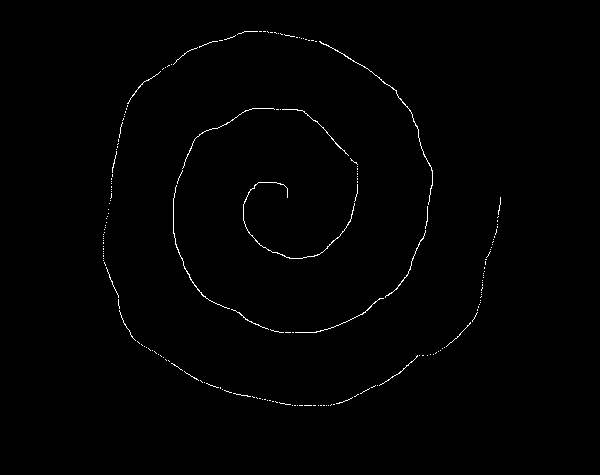
#> input picture CNN_Transfer_Learning/data/dom/domRdrawnR1674155735990wb.png, 600 x 475 px
$ jupyter execute --allow-errors Augmentation_assisted_transfer_learning_focus_on_our_dataset_07_03.ipynb   (shell and % lines are left out)
#> lines starting #> are read from the running program, lines starting #| are printed output that depends on the picture; after the words box and inside, x2 and y2 are one past the last pixel; in counts of white or black regions, pixels touching at a corner belong together
To run this, please go down a couple slots, go to the place where directories are made and image data are copied to the new directories. Then, please adjust the source directory for the image data to your local one, using the data set that came with this notebook.

[cell 1]
# A big chunk of the code was obtained from the following amazing Kaggle code, and tweaked!
# https://www.kaggle.com/code/prannayagupta/augmentation-assisted-transfer-learning/notebook

import random
import os
import shutil

import cv2
import numpy as np
import matplotlib.pyplot as plt

import tensorflow as tf
from tensorflow.keras.models import *
from tensorflow.keras.layers import *

# to display example images & reading image in using k-fold from sklearn
from PIL import Image

from torchvision.utils import make_grid

# for confusion matrix
from sklearn.metrics import confusion_matrix

[cell 2]
from google.colab import drive
drive.mount('/content/drive')

# TO RUN THIS NOTEBOOK, PLEASE ADJUST THE LINE BELOW TO POINT TO THE DATA FILE OF YOUR OWN
google_source_folder = "/content/drive/MyDrive/REX"

[cell 3]
# Setting up data by copying from google drive
data_folder = "data"
dom_nondom = ["dom", "nondom"]

if data_folder not in os.listdir():
  os.mkdir(data_folder)
  for fol in dom_nondom:
      os.mkdir(f"{data_folder}/{fol}")
else:
  print("Data already copied!")

#> (the rest of this cell did not finish here and is left out)

## Noise Addition

We use this increase the size of the dataset.

[cell 4]
# [37 lines left out: function apply_noise, not called in this run]

[cell 5]
# [15 lines left out: functions motionBlur, pixelate, not called in this run]

def normalBlur(img):
    return cv2.blur(img, (random.randint(7, 35), random.randint(7, 35)))

def darken(img):
    return img + random.randint(-50, -1)

def lighten(img):
    return img + random.randint(1, 50) #Have to control against value going over 250 if we are going to use it

def gauss(img):
    return apply_noise("gauss", img)

def speckle(img):
    return apply_noise("speckle", img)

We can apply those transformations to create new images in the respective folders.

[cell 6]
# Applying the transformation to create new images in the respective folders
from scipy import ndimage

# [20 lines left out: function create_images_with_noise_transformation, not called in this run]

def create_images_with_rotation_transformation(src : str, writeTo : str):
  """
  Creates images based on the original image obtained by reading the file at src,
  by applying rotation transformations, to be written into files at writeTo.

  :param str src: Path to the source image file.
  :param str writeTo: The directory to render the image into.
  """
#> called with src = 'data/dom/domRdrawnR1674155735990wb.png', writeTo = 'data/dom'
  img = cv2.imread(f"{src}")
#> img is the input picture: shape (475, 600, 3); 0.67% white in thin lines or dots, all inside (x1, y1, x2, y2) = (103, 31, 501, 406)
  for ext in ['.png', '.jpg']:
    if file.endswith(ext):
      starter = file.replace(ext, '')

      interval = 10 #interval of rotation in degrees
      for x in range(interval, 360, interval):
        cv2.imwrite(f"{writeTo}/{starter}_rotate{x}degree{ext}", ndimage.rotate(img, angle=x, reshape=False))
#> this loop made 2 passes
#> pass 1, in create_images_with_rotation_transformation, `cv2.imwrite(f"{writeTo}/{starter}_rotate{x}degree{ext}", ndimage.rotat..`:
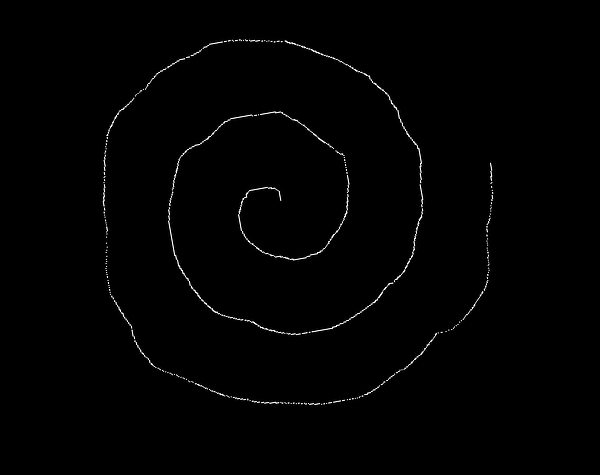
#> saved as domRdrawnR1674155735990wb_rotate10degree.png: shape (475, 600, 3); min 0, max 255, mean 2
#> pass 1, in create_images_with_rotation_transformation, `cv2.imwrite(f"{writeTo}/{starter}_rotate{x}degree{ext}", ndimage.rotat..`:
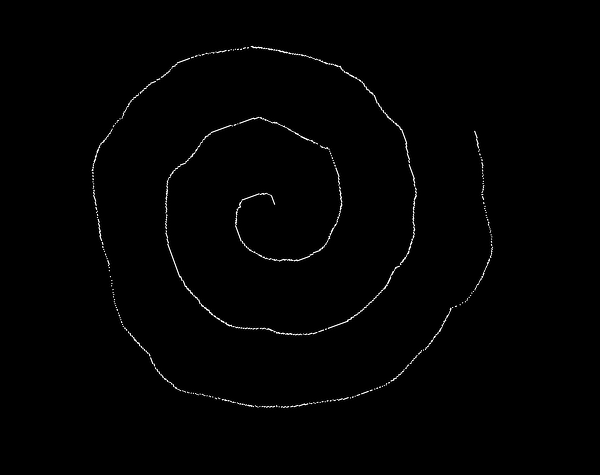
#> saved as domRdrawnR1674155735990wb_rotate20degree.png: shape (475, 600, 3); min 0, max 255, mean 2
#> pass 1, in create_images_with_rotation_transformation, `cv2.imwrite(f"{writeTo}/{starter}_rotate{x}degree{ext}", ndimage.rotat..`:
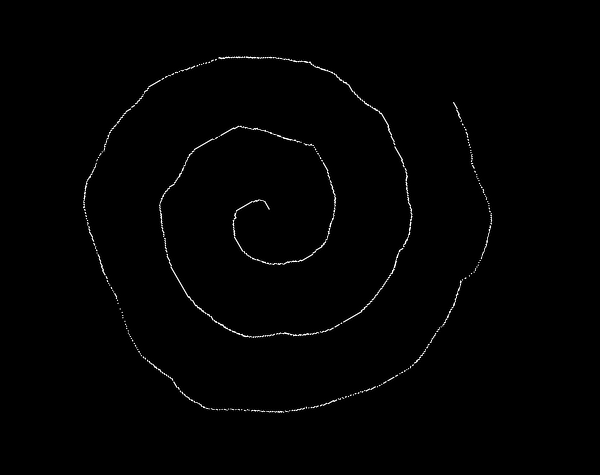
#> saved as domRdrawnR1674155735990wb_rotate30degree.png: shape (475, 600, 3); min 0, max 255, mean 2
#> pass 1, in create_images_with_rotation_transformation, `cv2.imwrite(f"{writeTo}/{starter}_rotate{x}degree{ext}", ndimage.rotat..`:
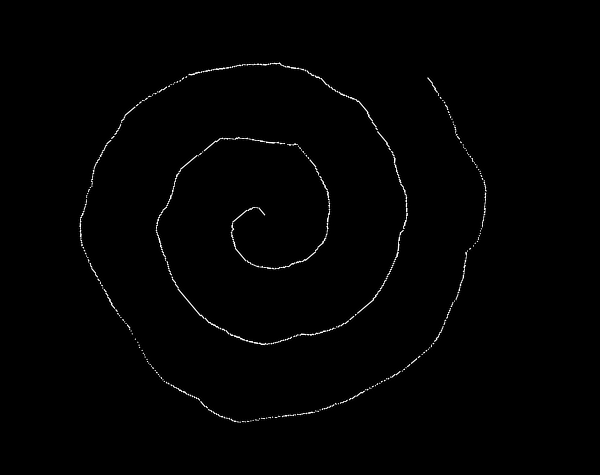
#> saved as domRdrawnR1674155735990wb_rotate40degree.png: shape (475, 600, 3); min 0, max 255, mean 2

for fol in dom_nondom:
  for file in os.listdir(f"{data_folder}/{fol}"):
    # making sure we don't make images for images already augmented once
    if "_" in file: continue

    # create_images_with_noise_transformation(src=f"{data_folder}/{fol}/{file}", writeTo=f"{data_folder}/{fol}")
    create_images_with_rotation_transformation(src=f"{data_folder}/{fol}/{file}", writeTo=f"{data_folder}/{fol}")

[cell 7]
# Some quick code to store the resulting imageset into datasets, if need be
STORE_CURRENT_IMAGES_AS_DATASET = False
if STORE_CURRENT_IMAGES_AS_DATASET:
  all_dom_ds = tf.keras.utils.image_dataset_from_directory(
          f"{data_folder}/dom",
          labels=None,
          color_mode='rgb',
          batch_size=None,
          interpolation='bilinear'
          )
  all_nondom_ds = tf.keras.utils.image_dataset_from_directory(
          f"{data_folder}/nondom",
          labels=None,
          color_mode='rgb',
          batch_size=None,
          interpolation='bilinear'
          )

  all_dom_ds.save("all_dominant_hand_data")
  all_nondom_ds.save("all_non_dominant_hand_data")

Once we've got the new images, we can create datasets out of their directories using image_dataset_from_directory.

[cell 8]
"""
New flow:
1) two folders holding two sets of images, one for dominant and other for non dominant <- DONE AT THIS POINT!
2) we augment them by producing the new images <- DONE AT THIS POINT!
3) shuffle the whole folder
4) allocate 80% of non-dom in train & test, and 20% in validation (or whatever ratio we like)
5) allocate the same number of validation images for dom, then allocate the rest into train & test
6) split the train & test dataset into k, such that we can perform k-fold cross-validation on them.
"""

def obtain_dataset_split_into_k_traintest_and_val(
    k : int,
    dir : str = None,
    dom_dataset_path : str = None,
    non_dom_dataset_path : str = None,
    seed : int = 123,
    batch_size : int = 8,
    val_ratio : float = 0.2
    ):
  """
  Returns a dataset split into k equal train-test datasets to use for k-fold cross validation,
  as well as a validation dataset to judge performance at the end.

  The data is obtained either from:
  - dir if it is not None.
  dir should hold both 'dom' and 'nondom' subdirectories which hold the corresponding images.
  - dom_dataset_path & non_dom_dataset_path if dir is None.
  They are paths to the corresponding dataset objects to be loaded.
  If either of the two don't work correctly, an error is raised.

  Returns a tuple of ((k equally size datasets), validation_datset).
  The result is shuffled based on the given seed / randomly if seed is None.

  If k = 1, returns a tuple holding ((train, test), validation_dataset) where train/test
  datasets are obtained by dividing the dataset after isolating the validation dataset into
  VANILLA_TRAIN_RATIO / VANILLA_TEST_RATIO, as defined in this function body.

  :param str dir: The directory holding two subfolders 'dom' and 'nondom' holding the images.
  :param str dom_dataset: The path to the dominant image dataset. Checked if dir is None.
  :param str non_dom_dataset: The path to the non-dominant image dataset. Checked if dir is None.
  :param int k: The number of datasets into which we split the train-test part.
   If k = 1, returns ((train, test), validation) where train/test datasets are
   VANILLA_TRAIN_RATIO : VANILLA_TEST_RATIO in ratio as defined in this function body.
  :param int seed: The seed for shuffling the datasets when they are created.
  :param int batch_size: The size of batches of data in the datasets, if specified.
  :param float val_ratio: The ratio of the dataset that is put into the validation dataset.
  (1 - val_ratio) will be put into the train/test dataset and split into k.
  """
  if dir == None and (dom_dataset_path == None or non_dom_dataset_path == None):
    raise Exception("One of dir, or dom_dataset & non_dom_dataset have to be valid entries!")

  if 0 > val_ratio or val_ratio > 1:
    raise Exception("val_ratio is set to an invalid value; please set it between 0 and 1!")
  train_test_ratio = 1 - val_ratio

  INPUT_SIZE = (224, 224)
  DOM_LABEL = 0
  NONDOM_LABEL = (1 - DOM_LABEL)
  SHUFFLE_BFS = 1000
  # ratio to split the dataset after validation set is isolated when k = 1
  VANILLA_TRAIN_RATIO = 0.75; VANILLA_TEST_RATIO = (1 - VANILLA_TRAIN_RATIO)

  # white on black image datasets with rgb color mode; since models have been trained on ImageNet
  # which has RGB images, we don't benefit for converting images into greyscale

  # NONDOMINANT IMAGES
  # first read all nondom images into a dataset
  if dir != None:
    all_nondom_ds = tf.keras.utils.image_dataset_from_directory(
        f"{dir}/nondom",
        labels=None,
        color_mode='rgb',
        batch_size=1, #will batch further later
        image_size=INPUT_SIZE,
        shuffle=True,
        seed=seed,
        interpolation='bilinear'
    # for some reason, by adding an additional batch dimension, we can prevent each image
    # in the dataset from splitting into 224 individual arrays
    ).batch(1)

    # create a dataset of dom images
    all_dom_ds = tf.keras.utils.image_dataset_from_directory(
        f"{dir}/dom",
        labels=None,
        color_mode='rgb',
        batch_size=1, #will batch further later
        image_size=INPUT_SIZE,
        shuffle=True,
        seed=seed,
        interpolation='bilinear'
    # for some reason, by adding an additional batch dimension, we can prevent each image
    # in the dataset from splitting into 224 individual arrays
    ).batch(1)

  else:
    all_nondom_ds = tf.data.Dataset.load(
        non_dom_dataset_path
      ).batch(
        1
      ).map(
        lambda img : tf.image.resize(img, size=INPUT_SIZE, method=tf.image.ResizeMethod.BILINEAR)
      ).shuffle(buffer_size=SHUFFLE_BFS, seed=seed).batch(1)

    all_dom_ds = tf.data.Dataset.load(
        dom_dataset_path
      ).batch(
        1
      ).map(
        lambda img : tf.image.resize(img, size=INPUT_SIZE, method=tf.image.ResizeMethod.BILINEAR)
      ).shuffle(buffer_size=SHUFFLE_BFS, seed=seed).batch(1)

  all_nondom_size = int(all_nondom_ds.cardinality().numpy())
  train_test_nondom_size = int(all_nondom_size * train_test_ratio)
  val_nondom_size = all_nondom_size - train_test_nondom_size

  # then split this into train & test set and val set with specified ratio
  train_test_nondom_ds, val_nondom_ds = tf.keras.utils.split_dataset(
      all_nondom_ds, left_size=train_test_nondom_size
  )

  # add labels to each data
  train_test_nondom_ds = train_test_nondom_ds.map(lambda img : (tf.squeeze(img, axis=0), NONDOM_LABEL))
  val_nondom_ds        =        val_nondom_ds.map(lambda img : (tf.squeeze(img, axis=0), NONDOM_LABEL))

  # DOMINANT IMAGES
  # split it such that there are the same number of train&test and val data as nondom
  train_test_dom_ds, val_dom_ds = tf.keras.utils.split_dataset(
      all_dom_ds, right_size=val_nondom_size
  )

  # add labels to each data
  train_test_dom_ds = train_test_dom_ds.map(lambda img : (tf.squeeze(img, axis=0), DOM_LABEL))
  val_dom_ds        =        val_dom_ds.map(lambda img : (tf.squeeze(img, axis=0), DOM_LABEL))

  # split the train_test datasets for each class into k (mostly) equal parts
  train_test_dom_size = int(train_test_dom_ds.cardinality().numpy())
  dom_single_ds_size, nondom_single_ds_size = train_test_dom_size // k, train_test_nondom_size // k

  dom_rest_to_split, nondom_rest_to_split = train_test_dom_ds, train_test_nondom_ds
  k_ds = []

  # if k = 1, simply split the remaining dataset into the VANILLA_TRAIN/TEST_RATIO
  if k == 1:
    dom_train_ds, dom_test_ds = tf.keras.utils.split_dataset(
        dom_rest_to_split, left_size=int(dom_single_ds_size * VANILLA_TRAIN_RATIO)
        )
    nondom_train_ds, nondom_test_ds = tf.keras.utils.split_dataset(
        nondom_rest_to_split, left_size=int(nondom_single_ds_size * VANILLA_TRAIN_RATIO)
        )
    # merge & shuffle & rebatch the dom/nondom ds to create a single ds
    train_ds = dom_train_ds.concatenate(nondom_train_ds).shuffle(buffer_size=SHUFFLE_BFS, seed=seed).batch(batch_size)
    test_ds  =  dom_test_ds.concatenate(nondom_test_ds ).shuffle(buffer_size=SHUFFLE_BFS, seed=seed).batch(batch_size)
    k_ds.append((train_ds, test_ds))

  # otherwise do the split normally
  else:
    for i in range(k - 1):
      new_dom_ds, dom_rest_to_split = tf.keras.utils.split_dataset(
          dom_rest_to_split, left_size=dom_single_ds_size
          )
      new_nondom_ds, nondom_rest_to_split = tf.keras.utils.split_dataset(
          nondom_rest_to_split, left_size=nondom_single_ds_size
      )
      # merge & shuffle & rebatch the dom/nondom ds to create a single ds for each split
      new_ds = new_dom_ds.concatenate(new_nondom_ds).shuffle(buffer_size=SHUFFLE_BFS, seed=seed).batch(batch_size)
      k_ds.append(new_ds)
      # if we reach the end of iteration, the 'rest' dataset are included into the dataset
      if i == (k - 2):
        last_ds = dom_rest_to_split.concatenate(nondom_rest_to_split).shuffle(buffer_size=SHUFFLE_BFS, seed=seed).batch(batch_size)
        k_ds.append(last_ds)

  # finally, merge & shuffle val dataset to create the final dataset
  val_ds = val_dom_ds.concatenate(val_nondom_ds).shuffle(buffer_size=SHUFFLE_BFS, seed=seed).batch(batch_size)

  return tuple(k_ds), val_ds


# [37 lines left out: function get_k_train_test_datasets, not called in this run]

[cell 9]
# """
# TRYING TO IMPLEMENT IT BUT THEN ITS SO HARD AND TEDIOUS AND FEELS UNNEEDED THAT I MIGHT JUST LEAVE IT UNTIL THE END
# Realized that they have an scikit-learn implementation of stratified k-fold - exactly what I needed.
# Use it to ensure that my code didn't have any bugs in it.
# """
# from sklearn.model_selection import StratifiedKFold
# from numpy.random import default_rng

# def obtain_dataset_split_into_k_traintest_and_val_using_sklearn(
#     k : int,
#     seed : int = 123,
#     batch_size : int = 8,
#     val_ratio : float = 0.2
#     ):
#   """
#   Uses scikit-learn's stratified k fold functionality internally!!!

#   Returns k pairs of (train, test) datasets created to use for k-fold cross validation,
#   as well as a validation dataset to judge performance at the end.
#   Returns a tuple of ((train, test) * k, validation_datset).
#   The result is shuffled based on the given seed / randomly if seed is None.

#   :param int k: The number of datasets into which we split the train-test part.
#   :param int seed: The seed for shuffling the datasets when they are created.
#   :param int batch_size: The size of batches of data in the datasets, if specified.
#   :param float val_ratio: The ratio of the dataset that is put into the validation dataset.
#   (1 - val_ratio) will be put into the train/test dataset and split into k.
#   """
#   INPUT_SIZE = (224, 224)
#   DOM_LABEL = 0
#   NONDOM_LABEL = (1 - DOM_LABEL)

#   if 0 > val_ratio or val_ratio > 1:
#     raise Exception("val_ratio is set to an invalid value; please set it between 0 and 1!")
#   train_test_ratio = 1 - val_ratio

#   # white on black image datasets with rgb color mode; since models have been trained on ImageNet
#   # which has RGB images, we don't benefit for converting images into greyscale

#   # we read images in the two directories, building an array of images for each class
#   dom_image_array, non_dom_image_array = [], []

#   for dir in ["dom", "nondom"]:
#     dir_path = f"{data_folder}/{dir}"
#     for f in os.listdir(dir_path):
#       img = tf.keras.preprocessing.image.load_img(dir_path + "/" + f)
#       img_data = tf.keras.preprocessing.image.img_to_array(img)
#       dom_image_array.append(img_data) if (dir == "dom") else non_dom_image_array.append(img_data)

#   dom_image_array, non_dom_image_array = np.asarray(dom_image_array), np.asarray(non_dom_image_array)
#   print("dom_image_array size: ", np.size(dom_image_array, axis=0))
#   print("non_dom_image_array size: ", np.size(non_dom_image_array, axis=0))

#   # First isolate the validation set
#   rng = default_rng(seed)
#   dom_size, non_dom_size = np.size(dom_image_array, axis=0), np.size(non_dom_image_array, axis=0)
#   dom_val_size, non_dom_val_size = int(val_ratio * dom_size), int(val_ratio * non_dom_size)
#   print("dom_val_size, non_dom_val_size: ", dom_val_size, non_dom_val_size)
#   # sample indices without replacement
#   dom_val_indices     = rng.choice(dom_size,     size=dom_val_size     ,replace=False, shuffle=False)
#   non_dom_val_indices = rng.choice(non_dom_size, size=non_dom_val_size ,replace=False, shuffle=False)
#   print("dom_val_indices, non_dom_val_indices: ", dom_val_indices, non_dom_val_indices)
#   # isolate image data based on sampled indices
#   dom_val_imgs, non_dom_val_imgs = np.take(dom_image_array, dom_val_indices), np.take(non_dom_image_array, non_dom_val_indices)
#   print("dom_val_imgs, non_dom_val_imgs sizes: ", np.size(dom_val_imgs, axis=0), np.size(non_dom_val_imgs, axis=0))
#   dom_rest_imgs, non_dom_rest_imgs = np.delete(dom_image_array, dom_val_indices), np.delete(non_dom_image_array, non_dom_val_indices)
#   print("dom_rest_imgs, non_dom_rest_imgs sizes: ", np.size(dom_rest_imgs, axis=0), np.size(non_dom_rest_imgs, axis=0))
#   # create appropriate labels
#   dom_val_lbls, non_dom_lbls = np.full(shape=dom_val_size, fill_value=DOM_LABEL), np.full(shape=non_dom_val_size, fill_value=NON_DOM_LABEL)
#   print("dom_val_lbls, non_dom_lbls: ", dom_val_lbls, non_dom_lbls)
#   # create the validation dataset
#   val_imgs, val_lbls = np.concatenate(dom_val_imgs, non_dom_val_imgs), np.concatenate(dom_val_lbls, non_dom_lbls)
#   val_ds = tf.data.Dataset.from_tensor_slices((val_imgs, val_lbls)).shuffle(buffer_size=1000, seed=seed).batch(batch_size)

#   # # Then we use stratified k fold to get indices of split, generate train & test datasets
#   # # and merge & return them
#   # train_test_datasets = []
#   # skf = StratifiedKFold(n_splits=k, shuffle=True, random_state=seed)
#   # for _ in range(k):
#   #   train_idx, test_idx = skf.split(
#   #       np.zeros(label_array.size), #place holder to get indices
#   #       label_array
#   #       )
#   #   # get the images & labels using the indices obtained
#   #   train_img_np, test_img_np = np.take(image_array, train_idx), np.take(image_array, test_idx)
#   #   train_lbl_np, test_lbl_np = np.take(label_array, train_idx), np.take(label_array, test_idx)
#   #   # create the train & test datasets using those
#   #   train_ds = tf.data.Dataset.from_tensor_slices((train_img_np, train_lbl_np)).batch(batch_size)
#   #   test_ds  = tf.data.Dataset.from_tensor_slices(( test_img_np,  test_lbl_np)).batch(batch_size)
#   #   train_test_datasets.append((train_ds, test_ds))

#   # return tuple(train_test_datasets), val_ds

[cell 10]
# [32 lines of commented-out code are left out]

[cell 11]
# function that takes a tensor of batch of images and display them!
# [20 lines left out: function show_image_grid, not called in this run]

[cell 12]
# [39 lines of commented-out code are left out]

[cell 13]
tf.get_logger().setLevel('INFO')
#> (this line was passed over: tensorflow is not available in this run)

import csv
import tensorflow.keras.backend as K
from tensorflow import keras
import os

class StoreModelHistory(keras.callbacks.Callback):
    def __init__(self, model_directory):
        super().__init__()
        self.model_directory = model_directory

    # [13 lines left out: function on_epoch_end, not called in this run]

[cell 14]
import matplotlib.pyplot as plt

# [63 lines left out: function train, not called in this run]

[cell 15]
# [72 lines left out: function k_fold_cross_validate, not called in this run]

[cell 16]
# TRIAL ADDITION OF A SELF-CREATED CONV NET
# [25 lines left out: function get_original_convnet, not called in this run]

[cell 17]
# Transfer Learning :)

models = (
    #(model name, function returning the model, learning rate)
    # ("mobilenet-v3-large", tf.keras.applications.MobileNetV3Large, 1e-3),
    # ("mobilenet-v3-small", tf.keras.applications.MobileNetV3Small),
    # new resnet added to see how good it is - seems to be best performing at 15 epochs and overfit further
    ("resnet50", tf.keras.applications.resnet50.ResNet50, 1e-3), #works best with the fc transfer learning version at 5e-3, I believe; 5e-7 when attempting drop out and all
    # ("original_convnet", get_original_convnet, 1e-4), #trial to see how well our original convnet does
)

#> (a cell that did not finish here is left out)
